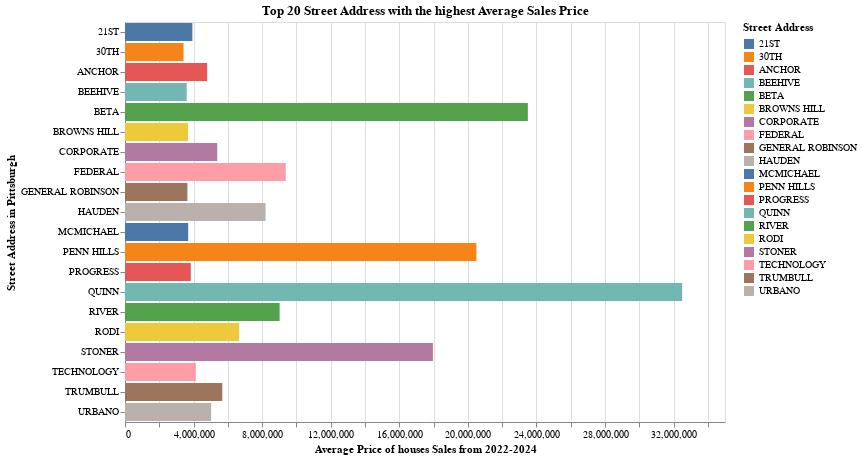

The code cell stored with this chart in its notebook:
### Code cell
# Create a Bar plot
barPlot = alt.Chart(propertySalesPriceStatistics.head(20), title='Average Prices of Houses Sales per Street Address in Pittsburgh').mark_bar().encode(
    x=alt.X("AveragePrice:Q").title('Average Price of houses Sales from 2022-2024'),
    y=alt.Y("PROPERTYADDRESSSTREET:N").title('Street Address in Pittsburgh'),
    color=alt.Color('PROPERTYADDRESSSTREET:N',title='Street Address' ),
    tooltip=['AveragePrice', 'PROPERTYADDRESSSTREET', 'TotalSales'],
).properties(
    title= "Top 20 Street Address with the highest Average Sales Price",
    width=600,
    height= 400
)

barPlot

### Figure 1 — Vega-Lite specification as saved in the notebook (floating-point values rounded to 4 significant figures)
{"config": {"view": {"continuousWidth": 300, "continuousHeight": 300}}, "data": {"name": "data-c82922210fa073143a30ee45ad9b0613"}, "mark": {"type": "bar"}, "encoding": {"color": {"field": "PROPERTYADDRESSSTREET", "title": "Street Address", "type": "nominal"}, "tooltip": [{"field": "AveragePrice", "type": "quantitative"}, {"field": "PROPERTYADDRESSSTREET", "type": "nominal"}, {"field": "TotalSales", "type": "quantitative"}], "x": {"field": "AveragePrice", "title": "Average Price of houses Sales from 2022-2024", "type": "quantitative"}, "y": {"field": "PROPERTYADDRESSSTREET", "title": "Street Address in Pittsburgh", "type": "nominal"}}, "height": 400, "title": "Top 20 Street Address with the highest Average Sales Price", "width": 600, "$schema": "https://vega.github.io/schema/vega-lite/v5.16.3.json", "datasets": {"data-c82922210fa073143a30ee45ad9b0613": [{"PROPERTYADDRESSSTREET": "QUINN", "TotalSales": 1, "AveragePrice": 32500000.0, "MedianPrice": 32500000.0}, {"PROPERTYADDRESSSTREET": "BETA", "TotalSales": 1, "AveragePrice": 23500000.0, "MedianPrice": 23500000.0}, {"PROPERTYADDRESSSTREET": "PENN HILLS", "TotalSales": 4, "AveragePrice": 20500000.0, "MedianPrice": 20500000.0}, {"PROPERTYADDRESSSTREET": "STONER", "TotalSales": 1, "AveragePrice": 17960000.0, "MedianPrice": 17960000.0}, {"PROPERTYADDRESSSTREET": "FEDERAL", "TotalSales": 18, "AveragePrice": 9378000.0, "MedianPrice": 189500.0}, {"PROPERTYADDRESSSTREET": "RIVER", "TotalSales": 10, "AveragePrice": 9021000.0, "MedianPrice": 15000000.0}, {"PROPERTYADDRESSSTREET": "HAUDEN", "TotalSales": 1, "AveragePrice": 8200000.0, "MedianPrice": 8200000.0}, {"PROPERTYADDRESSSTREET": "RODI", "TotalSales": 26, "AveragePrice": 6657000.0, "MedianPrice": 311500.0}, {"PROPERTYADDRESSSTREET": "TRUMBULL", "TotalSales": 1, "AveragePrice": 5675000.0, "MedianPrice": 5675000.0}, {"PROPERTYADDRESSSTREET": "CORPORATE", "TotalSales": 1, "AveragePrice": 5381000.0, "MedianPrice": 5381000.0}, {"PROPERTYADDRESSSTREET": "URBANO", "TotalSales": 2, "AveragePrice": 5025000.0, "MedianPrice": 5025000.0}, {"PROPERTYADDRESSSTREET": "ANCHOR", "TotalSales": 3, "AveragePrice": 4792000.0, "MedianPrice": 4000000.0}, {"PROPERTYADDRESSSTREET": "TECHNOLOGY", "TotalSales": 10, "AveragePrice": 4133000.0, "MedianPrice": 975000.0}, {"PROPERTYADDRESSSTREET": "21ST", "TotalSales": 15, "AveragePrice": 3932000.0, "MedianPrice": 458000.0}, {"PROPERTYADDRESSSTREET": "PROGRESS", "TotalSales": 21, "AveragePrice": 3836000.0, "MedianPrice": 5205000.0}, {"PROPERTYADDRESSSTREET": "MCMICHAEL", "TotalSales": 2, "AveragePrice": 3686000.0, "MedianPrice": 3686000.0}, {"PROPERTYADDRESSSTREET": "BROWNS HILL", "TotalSales": 2, "AveragePrice": 3676000.0, "MedianPrice": 3676000.0}, {"PROPERTYADDRESSSTREET": "GENERAL ROBINSON", "TotalSales": 3, "AveragePrice": 3640000.0, "MedianPrice": 2300000.0}, {"PROPERTYADDRESSSTREET": "BEEHIVE", "TotalSales": 1, "AveragePrice": 3600000.0, "MedianPrice": 3600000.0}, {"PROPERTYADDRESSSTREET": "30TH", "TotalSales": 1, "AveragePrice": 3415000.0, "MedianPrice": 3415000.0}]}}
